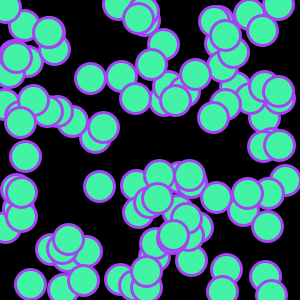
Frame 1 (no input)
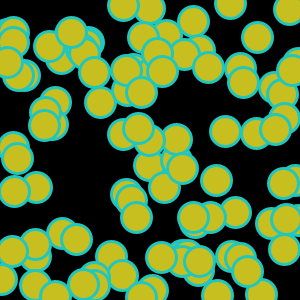
Frame 60 (the mouse pressed at the canvas centre just before this capture)
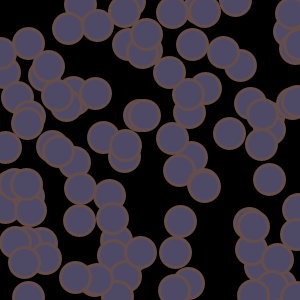
Frame 120 (the mouse held since frame 60 and released just before this capture)

The Processing sketch that drew these frames (run headless with seeded random() and noise(); from frame 60 on, the mouse is pressed at the canvas centre):

// Processing sketch: processing_74447
// ── processing_74447.pde


void setup()
{
  size(300, 300);
  frameRate(23);
  
}

void draw()
{
  background(0);
  int x=int(random(0,256));
  int y=int(random(0,256));
  int z=int(random(0,256));
  stroke(x, y, z);
  strokeWeight(3);
  fill(y,z,x);
  int po=1;
  while (po<=100)
  {

    ellipse (int(random(300)), int(random(300)), 30, 30);
    po++;
  }
}
